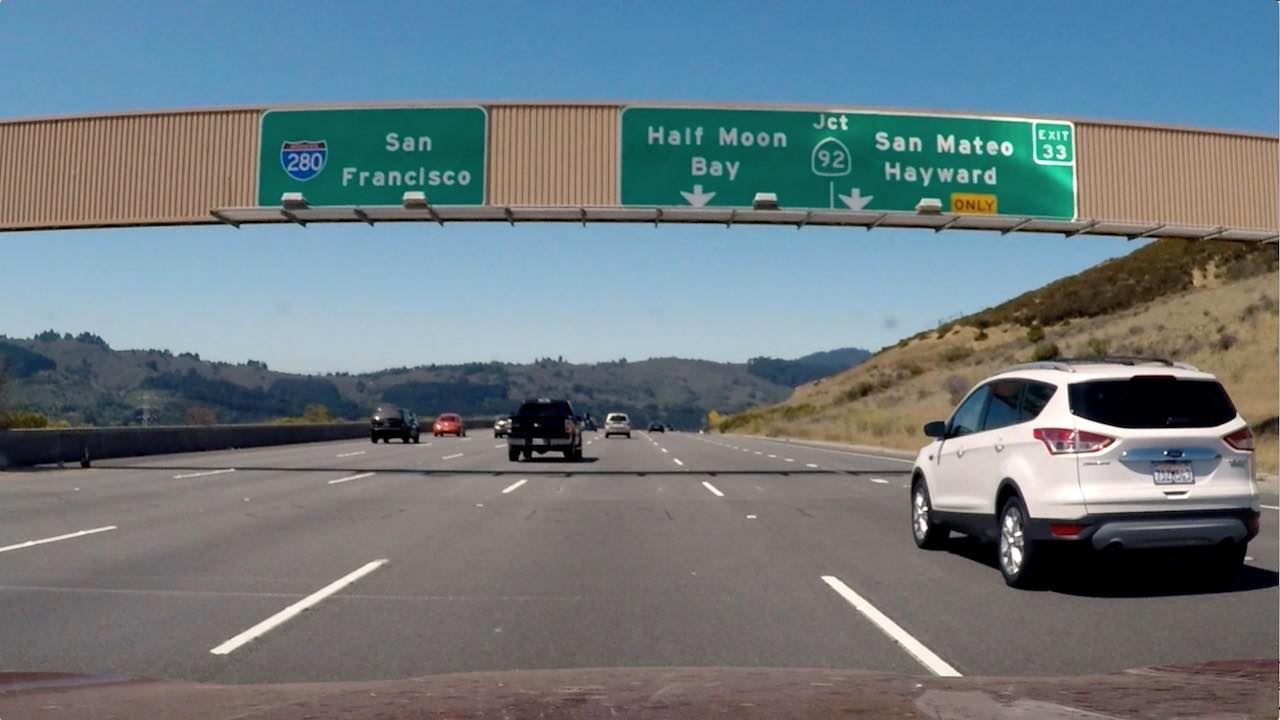
#> input picture test_images/signs_vehicles_xygrad.png, 1280 x 720 px
$ python calibrations.py --filename test_images/signs_vehicles_xygrad.png   (older library calls are emulated)
#> lines starting #> are read from the running program, lines starting #| are printed output that depends on the picture
# This module computes the camera calibration matrix and
# distortion coefficients given a set of 20 chessboard images.
# The chessboard images are available at ./camera_cal
# The computed coefficients and camera matrix are archived in a
#
import cv2
import glob
import pickle
import os
import argparse
import numpy as np
import matplotlib.pyplot as plt
import matplotlib.image as mpimg

import config

##TODO: Adapt the below paths incase the folder structure of the project changes
pickle_file_path = 'camera_cal/camera_distortion_pickle.p'
calibration_file_path = 'camera_cal/calibration*.jpg'
output_path = 'output_images/'
test_images_path = 'camera_cal/calibration*.jpg'

class cameraCalibration:
    # Arrays to store object points and image points from all the images.
    objpoints = [] # 3d points in real world space
    imgpoints = [] # 2d points in image plane.
    mtx = [] # matrox coefficients
    dist = [] # distortio coefficients
    status = False
    def __init__(self, pickle_file_path):
#> called with pickle_file_path = 'camera_cal/camera_distortion_pickle.p'
        try:
            # Read in the saved objpoints and imgpoints
            dist_pickle = pickle.load( open( pickle_file_path, 'rb' ) )
#> (reads camera_cal/camera_distortion_pickle.p from the repository)
            #print ('loading calibration data from ' + pickle_file_path )
            self.objpoints = dist_pickle['objpoints']
            self.imgpoints = dist_pickle['imgpoints']
            self.mtx = dist_pickle['mtx']
            self.dist = dist_pickle['dist']
            self.status = True
        except:
            print ("calibration file not available.")

    def undistort(self, image):
        if self.status == True:
            undist = cv2.undistort(image, self.mtx, self.dist, None, None)
            return True, undist
        else:
            return False, None

## one time configuration to calibrate the camera

## determine camera calibration parameter and save them to a pickle file

# This function is a simple wrapper around cv.findChessboardCorners and cv2.cv.findChessboardCorners. Some parts of the code are taken over the course material.
# It attempts to iterat through the training images (calibration*.jpg") files located in the "camera_cal" folder.
# To support visual inspection, the identified corners are rendered directly # on the jpg file and saved in the "output_images" folder with the postfix "_corners".
# The results of the camera calibration ( calibration matrix,, distortion co-efficients, the 3D obj points and 2D image points are saved on a pickle file
# NOTE: Atleast 3 calibration jpg failed to detect the edges. Data from these images are not considered for the calibration.
# [100 lines left out: functions save_camera_calib_data, verify_calib_data, not called in this run]

# based on the previously calibrated camera and distortion coefficients cached
# in the <pickle_file_path> undistort the given image
def processImage(filename):
    cc = cameraCalibration(pickle_file_path)
    image = mpimg.imread(filename)
#> image is the input picture: shape (720, 1280, 3) float32; mean R, G, B 0.428, 0.477, 0.5
    if image is not None:
        ret, undist = cc.undistort(image)
#> in undistort, `undist = cv2.undistort(image, self.mtx, self.dist, None, None)`:
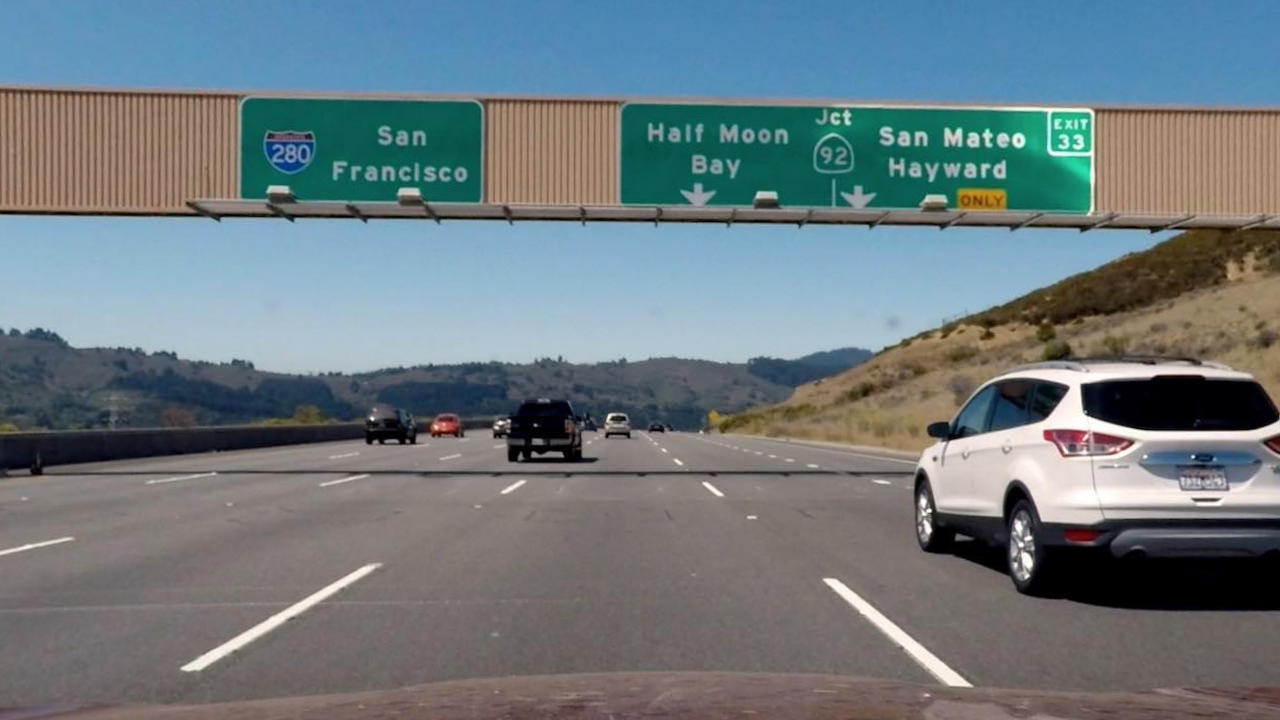
#> undist: shape (720, 1280, 3) float32; mean R, G, B 0.43, 0.479, 0.499
#> ret = True
        if ret:
            # save the undistorted image in the output_image folder
            f, (ax1, ax2) = plt.subplots(1, 2, figsize=(24, 9))
            f.tight_layout()
            ax1.imshow(image)
            ax1.set_title('Original Image', fontsize=30)
            ax2.imshow(undist)
            ax2.set_title('Undistored Image', fontsize=30)
            plt.subplots_adjust(left=0., right=1, top=0.9, bottom=0.)
            result_file = output_path + os.path.basename(filename)[:-4] + '_undistored.jpg'
            plt.savefig(result_file)
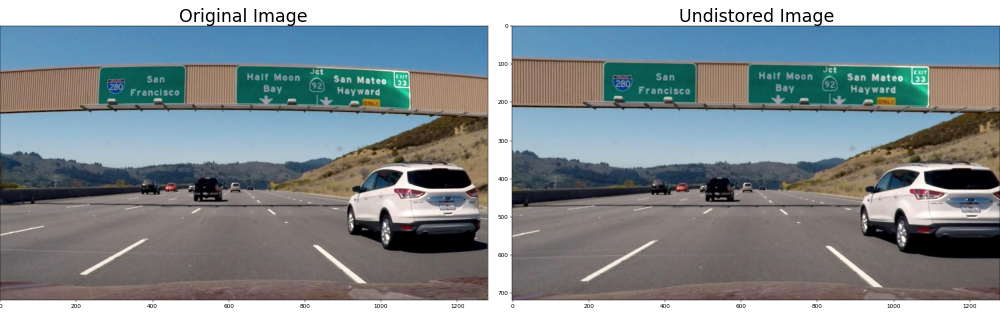
#> figure drawn by matplotlib, 2 panels
            print ('Comparison image saved at ' + result_file)

# Main function
def main():
    # from a conda environment, call 'python camera_cal --refresh' if the calibration needs to
    # be recreated.
    parser = argparse.ArgumentParser(description='Flag to do fresh camera calibration')

    parser.add_argument('--corners', dest='corners', action='store_true', help='identifies corners in ALL the *.jpg file in camera_cal folder')
    parser.add_argument('--undistort', dest='undistort', action='store_true', help='undistorts ALL *.jpg file in camera_cal folder')
    parser.add_argument('--filename', dest='filename', help='undistort the given image and stores in the result in the output_images folder')

    args = parser.parse_args()
    ## read-in the chessbaord images and cache the camera matrix and distortion
    ## coeefficients in a pickle file
    if args.corners == True:
        save_camera_calib_data()

    ## reads ALL the calibration images and undistorts the images. A comparative
    ## image is saved in the output folder
    if args.undistort == True:
        verify_calib_data()

    ## process single file
    if args.filename is not None:
        processImage(args.filename)

if __name__ == '__main__':
    main()
